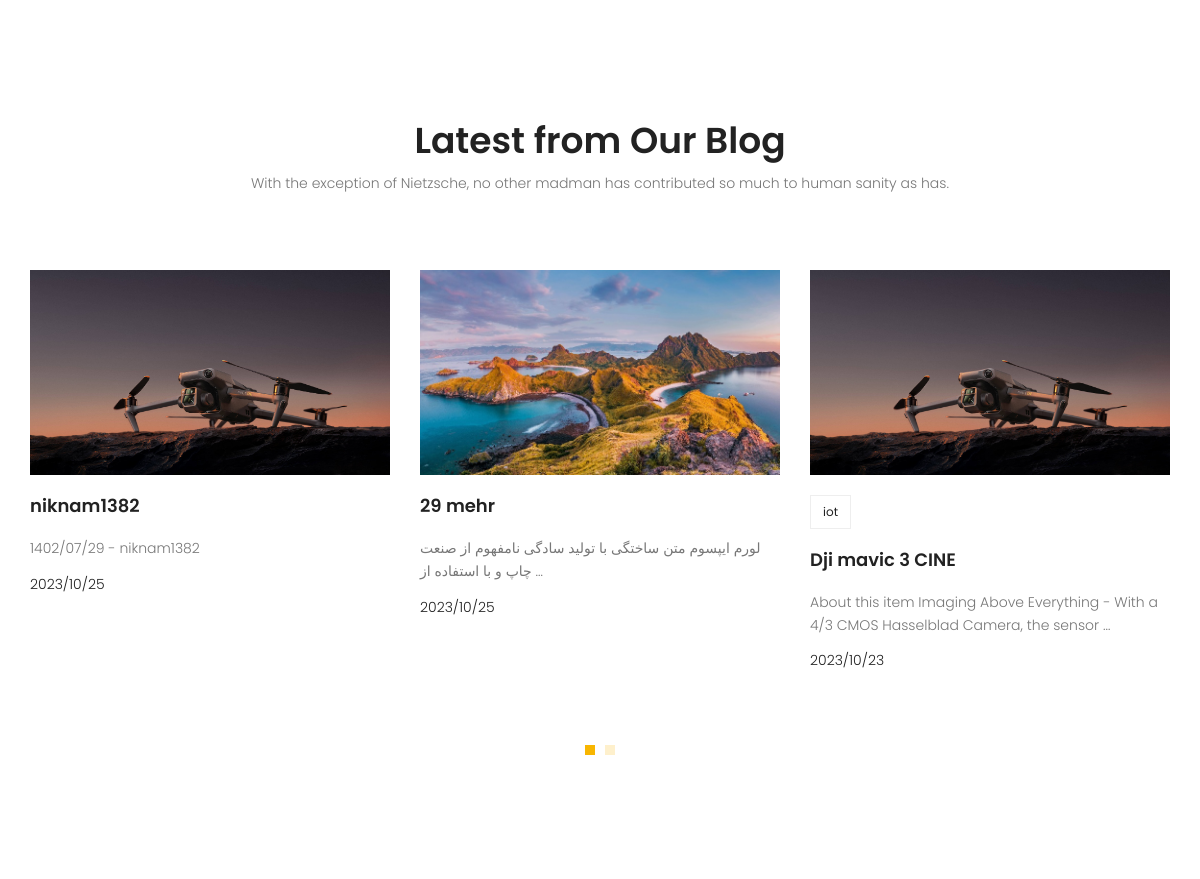
The app's page / (middle part), older data.
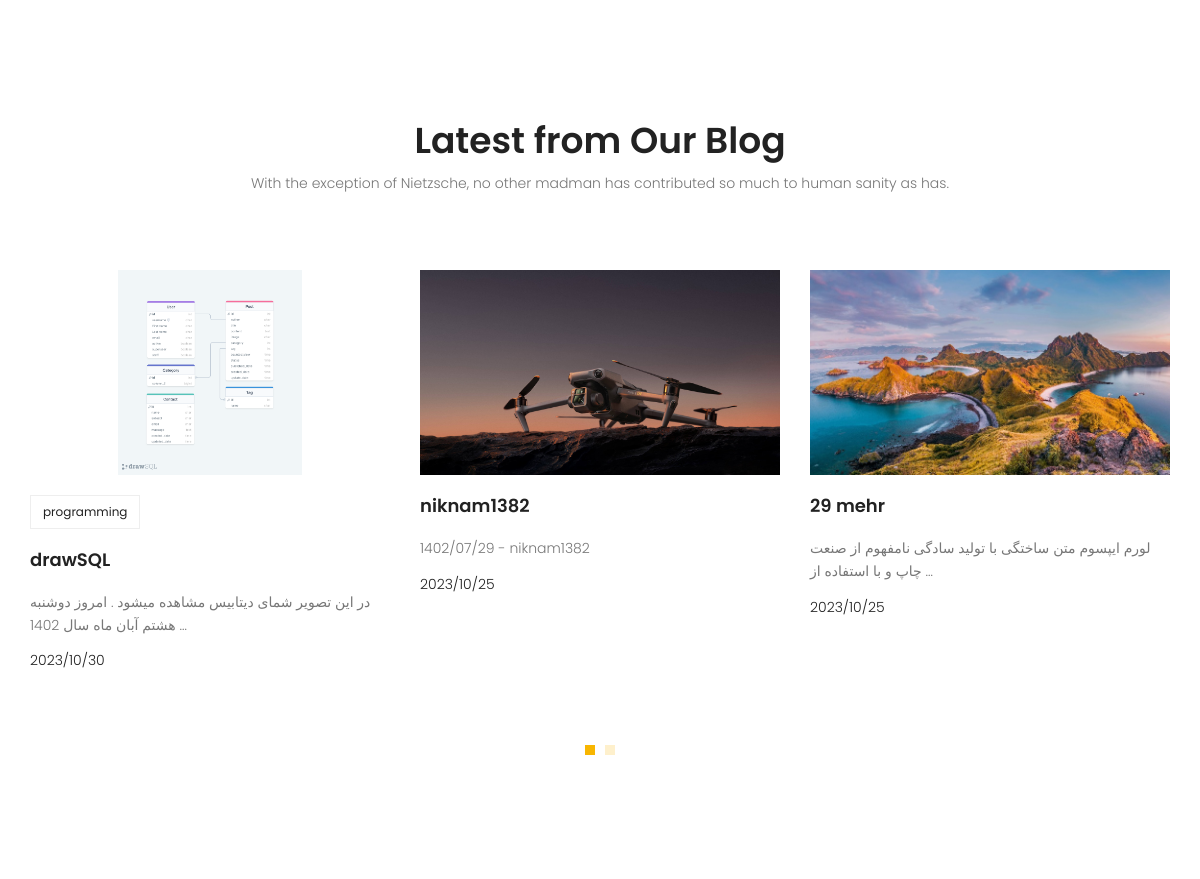
The same page, newer data.
### blog/models.py (models this page shows, shortened)
class Post(models.Model) :
    image = models.ImageField(upload_to='blog/', default='blog/default.jpg')
    author = models.ForeignKey(User, on_delete=models.SET_NULL, null=True) # on_delete=models.CASCADE
    title = models.CharField(max_length=255)
    content = models.TextField()
    category = models.ManyToManyField(Category)
    counted_views = models.IntegerField(default=0)
    status = models.BooleanField(default=False)
    published_date = models.DateTimeField(null=True) #(خودمون تعریفش میکنیم کی پابلیش بشه)
    created_date = models.DateTimeField(auto_now_add=True)
    updated_date = models.DateTimeField(auto_now=True)
    class Meta :
        ordering = ['-published_date']

class Category(models.Model) :
    name = models.CharField(max_length=255)

### website/views.py (the view)
# urls.py: path('', index_view, name='index'),
def index_view(request) :
    return render(request, 'website/index.html')

### website/templatetags/website-tag.py (called while the page is built, shortened)
@register.inclusion_tag('website/last-post.html')
def lastpost(arg=6):
    posts = Post.objects.filter(status=1).order_by('-published_date')[:arg]
    return {'posts':posts}

### templates/website/index.html (shortened to what this page needs)
{% extends "base.html" %}
{% load static %}
{% load website-tag %}
{% block content %}
<section class="recent-blog-area section-gap">
	<div class="container">
		<div class="row d-flex justify-content-center">
			<div class="menu-content pb-60 col-lg-9">
				<div class="title text-center">
					<h1 class="mb-10">Latest from Our Blog</h1>
					<p>With the exception of Nietzsche, no other madman has contributed so much to human sanity as has.
					</p>
				</div>
			</div>
		</div>
		{% lastpost %}
	</div>
</section>
{% endblock %}

### templates/website/last-post.html
{% load static %}
<div class="row">
    <div class="active-recent-blog-carusel">
        {% for post in posts %}
        <div class="single-recent-blog-post item">
            <div class="thumb">
                <img style="height: 205px; width: auto; margin-left: auto; margin-right: auto;"  class="img-fluid" src="{{post.image.url}}" alt="">
            </div>
            <div class="details">
                <div class="tags">
                    <ul>
                        {% for cat in post.category.all %}
                        <li>
                            <a href="{% url 'blog:category' cat_name=cat.name %}">{{cat.name}}</a>
                        </li>
                        {% endfor %}
                    </ul>
                </div>
                <a href="{% url 'blog:single' pid=post.id %}">
                    <h4 class="title">{{post.title}}</h4>
                </a>
                <p>
                    {{post.content|truncatewords:15}}
                </p>
                <h6 class="date">{{post.published_date|date:"Y/m/d"}}</h6>
            </div>
        </div>
        {% endfor %}
    </div>
</div>

Row changes from the older to the newer data that the page shows:
no longer on this page (row edited): Post: image (picture), title "Dji mavic 3 CINE", content "About this item Imaging Above Everything - With a 4/3 CMOS Hasselblad Camera, the sensor …", published_date "2023/10/23"
no longer on this page (row unchanged): Category: name "iot", shown under "Dji mavic 3 CINE"
added Post: image (picture), title "drawSQL", content "در این تصویر شمای دیتابیس مشاهده میشود . امروز دوشنبه هشتم آبان ماه سال 1402 …", published_date "2023/10/30"
now on this page (row unchanged): Category: name "programming", shown under "drawSQL"
